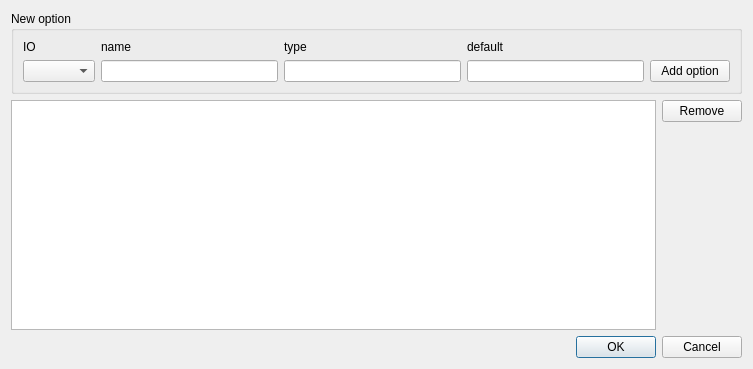
<?xml version="1.0" encoding="UTF-8"?>
<ui version="4.0">
 <class>CreateIO</class>
 <widget class="QWidget" name="CreateIO">
  <property name="geometry">
   <rect>
    <x>0</x>
    <y>0</y>
    <width>753</width>
    <height>369</height>
   </rect>
  </property>
  <property name="windowTitle">
   <string>Create IO blocks</string>
  </property>
  <layout class="QVBoxLayout" name="verticalLayout_8">
   <item>
    <widget class="QGroupBox" name="groupBox">
     <property name="title">
      <string>New option</string>
     </property>
     <layout class="QHBoxLayout" name="horizontalLayout_2">
      <item>
       <layout class="QVBoxLayout" name="verticalLayout_2">
        <item>
         <widget class="QLabel" name="label_3">
          <property name="text">
           <string>IO</string>
          </property>
         </widget>
        </item>
        <item>
         <widget class="QComboBox" name="cbIO"/>
        </item>
       </layout>
      </item>
      <item>
       <layout class="QVBoxLayout" name="verticalLayout_3">
        <item>
         <widget class="QLabel" name="label_4">
          <property name="text">
           <string>name</string>
          </property>
         </widget>
        </item>
        <item>
         <widget class="QLineEdit" name="edOptName"/>
        </item>
       </layout>
      </item>
      <item>
       <layout class="QVBoxLayout" name="verticalLayout_4">
        <item>
         <widget class="QLabel" name="label_5">
          <property name="text">
           <string>type</string>
          </property>
         </widget>
        </item>
        <item>
         <widget class="QLineEdit" name="edOptType"/>
        </item>
       </layout>
      </item>
      <item>
       <layout class="QVBoxLayout" name="verticalLayout_6">
        <item>
         <widget class="QLabel" name="label_7">
          <property name="text">
           <string>default</string>
          </property>
         </widget>
        </item>
        <item>
         <widget class="QLineEdit" name="edOptDef"/>
        </item>
       </layout>
      </item>
      <item>
       <layout class="QVBoxLayout" name="verticalLayout_7">
        <item>
         <widget class="QLabel" name="label_8">
          <property name="text">
           <string/>
          </property>
         </widget>
        </item>
        <item>
         <widget class="QPushButton" name="btnAddOpt">
          <property name="text">
           <string>Add option</string>
          </property>
         </widget>
        </item>
       </layout>
      </item>
     </layout>
     <zorder>tblOptions</zorder>
    </widget>
   </item>
   <item>
    <layout class="QHBoxLayout" name="horizontalLayout">
     <item>
      <widget class="QTableView" name="tblOptions"/>
     </item>
     <item>
      <layout class="QVBoxLayout" name="verticalLayout">
       <item>
        <widget class="QPushButton" name="btnRemoveOpt">
         <property name="text">
          <string>Remove</string>
         </property>
        </widget>
       </item>
       <item>
        <spacer name="verticalSpacer">
         <property name="orientation">
          <enum>Qt::Vertical</enum>
         </property>
         <property name="sizeHint" stdset="0">
          <size>
           <width>20</width>
           <height>40</height>
          </size>
         </property>
        </spacer>
       </item>
      </layout>
     </item>
    </layout>
   </item>
   <item>
    <layout class="QHBoxLayout" name="horizontalLayout_5">
     <item>
      <widget class="QDialogButtonBox" name="buttonBox">
       <property name="standardButtons">
        <set>QDialogButtonBox::Cancel|QDialogButtonBox::Ok</set>
       </property>
      </widget>
     </item>
    </layout>
   </item>
  </layout>
 </widget>
 <resources/>
 <connections/>
</ui>
